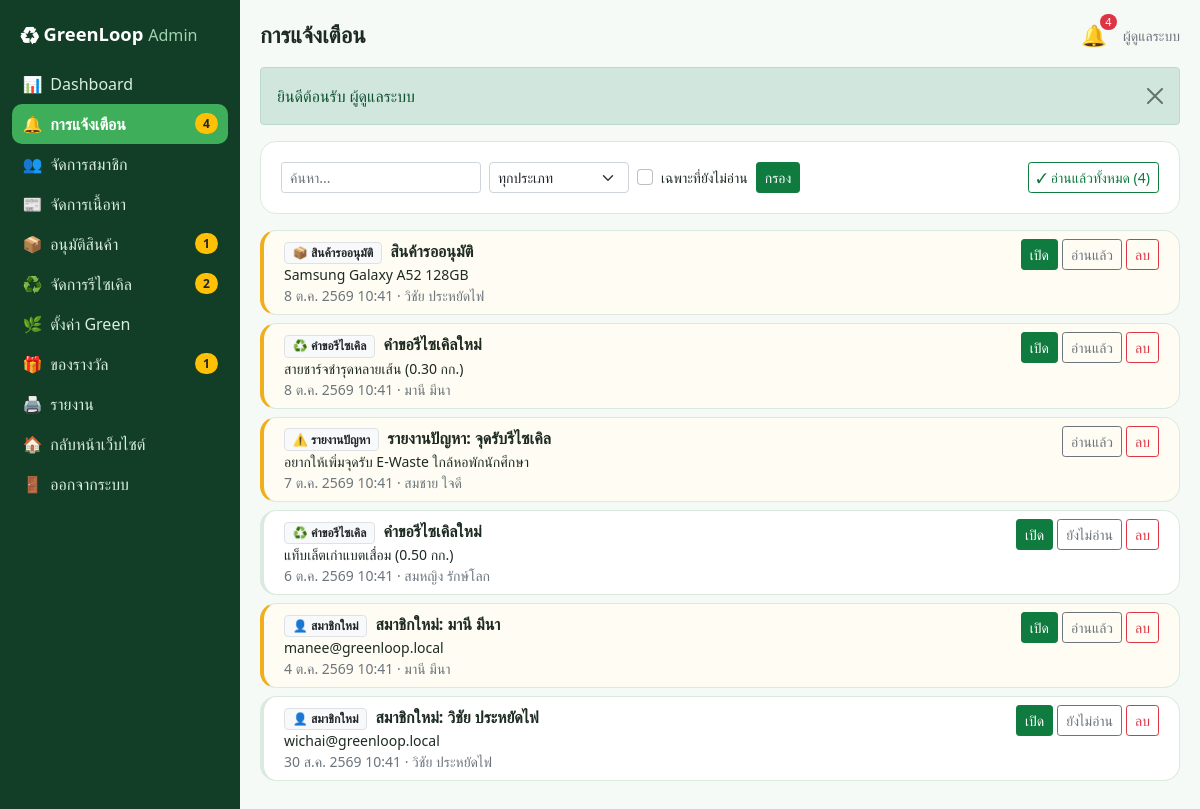
The page /admin/notifications.php (signed in) on the database its author committed.
### tables this page shows
CREATE TABLE notifications (
    id INT UNSIGNED AUTO_INCREMENT PRIMARY KEY,
    type ENUM('member','product','order','recycle','redeem','issue') NOT NULL,
    user_id INT UNSIGNED NULL COMMENT 'สมาชิกที่ทำให้เกิดเหตุการณ์',
    title VARCHAR(150) NOT NULL,
    message VARCHAR(500) NOT NULL DEFAULT '',
    link VARCHAR(150) NOT NULL DEFAULT '',
    is_read TINYINT(1) NOT NULL DEFAULT 0,
    created_at DATETIME NOT NULL DEFAULT CURRENT_TIMESTAMP,
    KEY idx_noti_read (is_read),
    CONSTRAINT fk_noti_user FOREIGN KEY (user_id) REFERENCES users (id) ON DELETE SET NULL
);

CREATE TABLE users (
    id INT UNSIGNED AUTO_INCREMENT PRIMARY KEY,
    name VARCHAR(100) NOT NULL,
    email VARCHAR(120) NOT NULL,
    phone VARCHAR(10) NOT NULL DEFAULT '',
    address VARCHAR(255) NOT NULL DEFAULT '',
    avatar VARCHAR(150) NULL,
    password_hash VARCHAR(255) NOT NULL,
    secret_question VARCHAR(150) NOT NULL,
    secret_answer_hash VARCHAR(255) NOT NULL,
    role ENUM('user','admin') NOT NULL DEFAULT 'user',
    status ENUM('active','suspended') NOT NULL DEFAULT 'active',
    green_points INT UNSIGNED NOT NULL DEFAULT 0,
    created_at DATETIME NOT NULL DEFAULT CURRENT_TIMESTAMP,
    UNIQUE KEY uq_users_email (email)
);

### includes/init.php (called while the page is built, shortened)
<?php
function db()
{
    static $pdo = null;
    if ($pdo === null) {
        $c = require ROOT_PATH . '/config.php';
        try {
            $pdo = new PDO(
                "mysql:host={$c['db_host']};port={$c['db_port']};dbname={$c['db_name']};charset=utf8mb4",
                $c['db_user'],
                $c['db_pass'],
                [
                    PDO::ATTR_ERRMODE => PDO::ERRMODE_EXCEPTION,
                    PDO::ATTR_DEFAULT_FETCH_MODE => PDO::FETCH_ASSOC,
                    PDO::ATTR_EMULATE_PREPARES => false,
                ]
            );
            $pdo->exec("SET time_zone = '+07:00'");
        } catch (PDOException $ex) {
            http_response_code(500);
            exit('<h3>เชื่อมต่อฐานข้อมูลไม่ได้</h3><p>กรุณานำเข้าไฟล์ <code>database.sql</code> และตรวจสอบการตั้งค่าใน <code>config.php</code></p>');
        }
    }
    return $pdo;
}
function q($sql, $params = [])
{
    $st = db()->prepare($sql);
    $st->execute($params);
    return $st;
}
function row($sql, $params = [])
{
    $r = q($sql, $params)->fetch();
    return $r ?: null;
}
function rows($sql, $params = [])
{
    return q($sql, $params)->fetchAll();
}
function val($sql, $params = [])
{
    return q($sql, $params)->fetchColumn();
}
function e($s)
{
    return htmlspecialchars((string) $s, ENT_QUOTES, 'UTF-8');
}
function url($path = '')
{
    return BASE_URL . '/' . ltrim($path, '/');
}
function get($key, $default = '')
{
    return isset($_GET[$key]) && is_string($_GET[$key]) ? trim($_GET[$key]) : $default;
}
function thai_date($dt, $time = true)
{
    $t = strtotime($dt);
    $m = ['', 'ม.ค.', 'ก.พ.', 'มี.ค.', 'เม.ย.', 'พ.ค.', 'มิ.ย.', 'ก.ค.', 'ส.ค.', 'ก.ย.', 'ต.ค.', 'พ.ย.', 'ธ.ค.'];
    return date('j', $t) . ' ' . $m[(int) date('n', $t)] . ' ' . (date('Y', $t) + 543) . ($time ? ' ' . date('H:i', $t) : '');
}
function user()
{
    static $u = false;
    if ($u === false) {
        $u = empty($_SESSION['uid']) ? null : row('SELECT * FROM users WHERE id = ?', [$_SESSION['uid']]);
    }
    return $u;
}
function require_login()
{
    if (!user()) {
        $_SESSION['after_login'] = $_SERVER['REQUEST_URI'];
        flash('กรุณาเข้าสู่ระบบก่อนใช้งาน', 'warning');
        redirect('login.php');
    }
    return user();
}
function require_admin()
{
    $u = require_login();
    return $u;
}

### admin/notifications.php (the view, shortened to what this page needs)
<?php
require __DIR__ . '/../includes/init.php';
require_admin();
$where = ['1 = 1'];
$args = [];
$list = rows('SELECT n.*, u.name AS user_name FROM notifications n LEFT JOIN users u ON u.id = n.user_id WHERE ' . implode(' AND ', $where) . ' ORDER BY n.id DESC LIMIT 200', $args);
$title = 'การแจ้งเตือน';
require __DIR__ . '/../includes/admin_header.php';
?>
<div class="panel mb-3">
  <div class="d-flex justify-content-between flex-wrap gap-2">
    <form method="get" class="d-flex gap-2 flex-wrap">
      <input type="search" name="q" class="form-control form-control-sm" style="width:200px" value="<?= e(get('q')) ?>" placeholder="ค้นหา..." aria-label="ค้นหา">
      <select name="type" class="form-select form-select-sm" style="width:auto" aria-label="ประเภท"><option value="">ทุกประเภท</option>
        <?php foreach (NOTI_TYPES as $k => $v): ?><option value="<?= $k ?>" <?= get('type') === $k ? 'selected' : '' ?>><?= e($v[1] . ' ' . $v[0]) ?></option><?php endforeach; ?></select>
      <div class="form-check align-self-center"><input class="form-check-input" type="checkbox" name="unread" value="1" id="unread" <?= get('unread') === '1' ? 'checked' : '' ?>><label class="form-check-label small" for="unread">เฉพาะที่ยังไม่อ่าน</label></div>
      <button class="btn btn-success btn-sm">กรอง</button>
    </form>
    <form method="post"><?= csrf_field() ?><input type="hidden" name="action" value="read_all"><button class="btn btn-outline-success btn-sm" <?= $unread ? '' : 'disabled' ?>>✓ อ่านแล้วทั้งหมด (<?= $unread ?>)</button></form>
  </div>
</div>
<?php foreach ($list as $n): ?>
  <div class="panel noti <?= $n['is_read'] ? '' : 'unread' ?> py-2 mb-2 mt-0">
    <div class="d-flex justify-content-between gap-2 flex-wrap">
      <div>
        <span class="badge bg-light text-dark border"><?= NOTI_TYPES[$n['type']][1] ?> <?= e(NOTI_TYPES[$n['type']][0]) ?></span>
        <strong class="ms-1"><?= e($n['title']) ?></strong>
        <div class="small"><?= e($n['message']) ?></div>
        <div class="small text-muted"><?= thai_date($n['created_at']) ?><?= $n['user_name'] ? ' · ' . e($n['user_name']) : '' ?></div>
      </div>
      <div class="d-flex gap-1 align-items-start">
        <?php if ($n['link'] !== '' && $n['type'] !== 'issue'): ?><a class="btn btn-sm btn-success" href="<?= e(url('admin/notifications.php?open=' . $n['id'])) ?>">เปิด</a><?php endif; ?>
        <form method="post"><button class="btn btn-sm btn-outline-secondary text-nowrap"><?= $n['is_read'] ? 'ยังไม่อ่าน' : 'อ่านแล้ว' ?></button></form>
        <form method="post" data-confirm="ลบการแจ้งเตือนนี้?"><button class="btn btn-sm btn-outline-danger">ลบ</button></form>
      </div>
    </div>
  </div>
<?php endforeach; ?>
<?php require __DIR__ . '/../includes/admin_footer.php'; ?>

### includes/admin_header.php (shortened to what this page needs)
<?php
$self = basename($_SERVER['SCRIPT_NAME']);
$unread = (int) val('SELECT COUNT(*) FROM notifications WHERE is_read = 0');
$pending = [
    'products.php' => (int) val("SELECT COUNT(*) FROM products WHERE status = 'pending'"),
    'recycles.php' => (int) val("SELECT COUNT(*) FROM recycle_requests WHERE status IN ('pending', 'accepted')"),
    'rewards.php' => (int) val("SELECT COUNT(*) FROM redemptions WHERE status = 'pending'"),
    'notifications.php' => $unread,
];
$menu = [
    'index.php' => ['📊', 'Dashboard'],
    'notifications.php' => ['🔔', 'การแจ้งเตือน'],
    'users.php' => ['👥', 'จัดการสมาชิก'],
    'contents.php' => ['📰', 'จัดการเนื้อหา'],
    'products.php' => ['📦', 'อนุมัติสินค้า'],
    'recycles.php' => ['♻️', 'จัดการรีไซเคิล'],
    'green.php' => ['🌿', 'ตั้งค่า Green'],
    'rewards.php' => ['🎁', 'ของรางวัล'],
    'reports.php' => ['🖨️', 'รายงาน'],
];
?>
<!doctype html>
<html lang="th">
<head>
<link href="<?= e(url('assets/vendor/bootstrap.min.css')) ?>" rel="stylesheet">
<link href="<?= e(url('assets/css/style.css')) ?>?v=1" rel="stylesheet">
</head>
<body class="admin">
<div class="admin-shell">
  <aside class="admin-side">
    <a class="brand" href="<?= e(url('admin/index.php')) ?>">♻ GreenLoop <small>Admin</small></a>
    <nav>
    <?php foreach ($menu as $file => $m): ?>
      <a class="item <?= $self === $file ? 'active' : '' ?>" href="<?= e(url('admin/' . $file)) ?>"><span><?= $m[0] ?></span> <?= $m[1] ?>
        <?php if (!empty($pending[$file])): ?><span class="badge rounded-pill bg-warning text-dark"><?= $pending[$file] ?></span><?php endif; ?></a>
    <?php endforeach; ?>
      <a class="item" href="<?= e(url('index.php')) ?>"><span>🏠</span> กลับหน้าเว็บไซต์</a>
      <form method="post" action="<?= e(url('logout.php')) ?>"><?= csrf_field() ?><button class="item"><span>🚪</span> ออกจากระบบ</button></form>
    </nav>
  </aside>
  <div class="admin-main">
    <div class="admin-top">
      <h1><?= e(isset($title) ? $title : 'Admin') ?></h1>
      <div class="d-flex align-items-center gap-3">
        <a class="bell" href="<?= e(url('admin/notifications.php')) ?>" title="การแจ้งเตือน">🔔<?php if ($unread): ?><span class="dot"><?= $unread ?></span><?php endif; ?></a>
        <span class="small text-muted"><?= e(user()['name']) ?></span>
      </div>
    </div>
    <?php if (!empty($_SESSION['flash'])): foreach ($_SESSION['flash'] as $flashMsg): ?>
      <div class="alert alert-<?= e($flashMsg[0]) ?> alert-dismissible fade show" role="alert"><?= e($flashMsg[1]) ?><button type="button" class="btn-close" data-bs-dismiss="alert" aria-label="ปิด"></button></div>
    <?php endforeach; unset($_SESSION['flash']); endif; ?>

### assets/css/style.css (style rules this page uses)
:root { --gl-green: #0f7b3f; --gl-green-2: #3fae5a; --gl-soft: #eef7f0; --gl-line: #dbeadf; --gl-ink: #1d2b22; }
body { font-family: "Leelawadee UI", "Sarabun", "TH Sarabun New", Tahoma, "Segoe UI", sans-serif; background: #f6faf7; color: var(--gl-ink); min-height: 100vh; display: flex; flex-direction: column; }
a { color: var(--gl-green); }
.btn-success { background: var(--gl-green); border-color: var(--gl-green); }
.btn-outline-success { color: var(--gl-green); border-color: var(--gl-green); }
.panel { background: #fff; border: 1px solid var(--gl-line); border-radius: 16px; padding: 1.25rem; }
.panel + .panel { margin-top: 1rem; }
.admin-shell { display: flex; min-height: 100vh; width: 100%; }
.admin-side { width: 240px; flex-shrink: 0; background: #123d26; color: #d9eedf; padding: 1rem .75rem; }
.admin-side .brand { display: block; color: #fff; font-weight: 700; font-size: 1.15rem; text-decoration: none; padding: .25rem .5rem 1rem; }
.admin-side .brand small { color: #9fd3ae; font-weight: 500; }
.admin-side .item { display: flex; align-items: center; gap: .5rem; width: 100%; color: #d9eedf; text-decoration: none; padding: .5rem .65rem; border-radius: 10px; border: 0; background: none; text-align: left; white-space: nowrap; }
.admin-side .item.active { background: var(--gl-green-2); color: #fff; font-weight: 600; }
.admin-side .item .badge { margin-left: auto; }
.admin-main { flex: 1; min-width: 0; padding: 1.25rem; }
.admin-top { display: flex; justify-content: space-between; align-items: center; margin-bottom: 1rem; gap: 1rem; }
.admin-top h1 { font-size: 1.4rem; font-weight: 700; margin: 0; }
.bell { position: relative; font-size: 1.3rem; text-decoration: none; }
.bell .dot { position: absolute; top: -6px; right: -10px; background: #dc3545; color: #fff; font-size: .68rem; border-radius: 999px; padding: 0 .35rem; }
.noti { border-left: 4px solid var(--gl-line); }
.noti.unread { border-left-color: #f0ad1c; background: #fffdf3; }

### rows shown on the page
notifications: user "4", type "👤", type "สมาชิกใหม่", title "สมาชิกใหม่: วิชัย ประหยัดไฟ", message "wichai@greenloop.local", created_at "30 ส.ค. 2569 10:41", user.name "วิชัย ประหยัดไฟ", is_read "ยังไม่อ่าน"
users: name "ผู้ดูแลระบบ"
notifications: type "📦", type "สินค้ารออนุมัติ", title "สินค้ารออนุมัติ", message "Samsung Galaxy A52 128GB", created_at "8 ต.ค. 2569 10:41", user.name "วิชัย ประหยัดไฟ", is_read "อ่านแล้ว"
notifications: type "♻️", type "คำขอรีไซเคิล", title "คำขอรีไซเคิลใหม่", message "สายชาร์จชำรุดหลายเส้น (0.30 กก.)", created_at "8 ต.ค. 2569 10:41", user.name "มานี มีนา", is_read "อ่านแล้ว"
notifications: type "⚠️", type "รายงานปัญหา", title "รายงานปัญหา: จุดรับรีไซเคิล", message "อยากให้เพิ่มจุดรับ E-Waste ใกล้หอพักนักศึกษา", created_at "7 ต.ค. 2569 10:41", user.name "สมชาย ใจดี", is_read "อ่านแล้ว"
notifications: type "♻️", type "คำขอรีไซเคิล", title "คำขอรีไซเคิลใหม่", message "แท็บเล็ตเก่าแบตเสื่อม (0.50 กก.)", created_at "6 ต.ค. 2569 10:41", user.name "สมหญิง รักษ์โลก", is_read "ยังไม่อ่าน"
notifications: type "👤", type "สมาชิกใหม่", title "สมาชิกใหม่: มานี มีนา", message "manee@greenloop.local", created_at "4 ต.ค. 2569 10:41", user.name "มานี มีนา", is_read "อ่านแล้ว"

### other values the page prints
$m[0] "📊"
$m[1] "Dashboard"
$m[0] "🔔"
$m[1] "การแจ้งเตือน"
$m[0] "👥"
$m[1] "จัดการสมาชิก"
$m[0] "📰"
$m[1] "จัดการเนื้อหา"
$m[0] "📦"
$m[1] "อนุมัติสินค้า"
$pending[$file] "1"
$m[0] "♻️"
$m[1] "จัดการรีไซเคิล"
$pending[$file] "2"
$m[0] "🌿"
